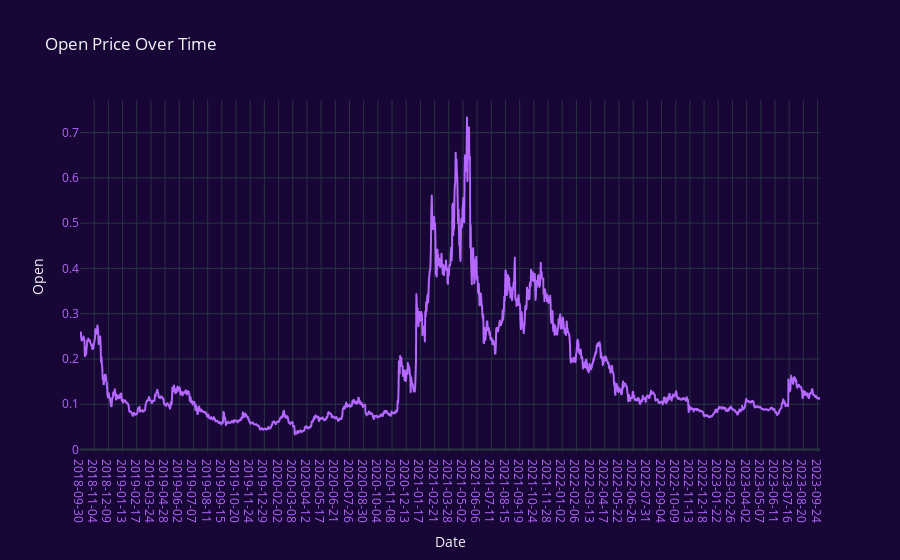

Source (notebook cell):
### Markdown cell above
# Visualizations

## i) Graph for Open Prices

### Code cell
import plotly.graph_objects as go

plt.figure(figsize=(14, 6))
fig = px.line(STELLAR.Open,x=STELLAR.Date, y='Open', labels={'x': 'Date', 'y': 'Price'}, title='Open Price Over Time')
fig.update_xaxes(type='category')  # Ensure the x-axis treats the index as categorical (date)
fig.update_xaxes(tickfont=dict(color='#B468FF'))  # Set x-axis label color to light purple
fig.update_yaxes(tickfont=dict(color='#B468FF'))
fig.update_layout(
    paper_bgcolor='#180736',  # Set the background color to white
    plot_bgcolor='#180736',  # Set the background color to white
    template="plotly_dark"  # Use the "plotly_dark" template
)
fig.update_traces(line=dict(color='#B468FF'))

fig.update_xaxes(showgrid=True)
fig.update_yaxes(showgrid=True)
fig.show()

### Figure 1 — Plotly figure (JSON) as saved in the notebook; plotly's stock layout.template omitted (floating-point values rounded to 4 significant figures; data arrays with more than 128 entries replaced by an {"elided": "..."} marker saying what was removed)
{"data": [{"hovertemplate": "Date=%{x}<br>Open=%{y}<extra></extra>", "legendgroup": "", "line": {"color": "#B468FF", "dash": "solid"}, "marker": {"symbol": "circle"}, "mode": "lines", "name": "", "showlegend": false, "type": "scattergl", "x": {"elided": "1827 str values"}, "xaxis": "x", "y": {"elided": "1827 float values"}, "yaxis": "y"}], "layout": {"legend": {"tracegroupgap": 0}, "paper_bgcolor": "#180736", "plot_bgcolor": "#180736", "title": {"text": "Open Price Over Time"}, "xaxis": {"anchor": "y", "domain": [0, 1], "showgrid": true, "tickfont": {"color": "#B468FF"}, "title": {"text": "Date"}, "type": "category"}, "yaxis": {"anchor": "x", "domain": [0, 1], "showgrid": true, "tickfont": {"color": "#B468FF"}, "title": {"text": "Open"}}}}
